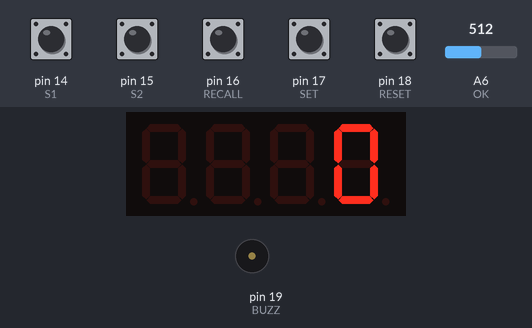
This sketch was run on a simulated Arduino Nano, built with avr-gcc and run on an emulated ATmega328P. Shown: 4-digit seven-segment display, buzzer (waves = sounding, pin HIGH). Wiring (inferred from the names in the program): 4-digit 7-segment display, segments lit when LOW: segments pin 9, pin 13, pin 6, pin 4, pin 3, pin 10, pin 7, pin 5; digit selects pin 8, pin 11, pin 12, pin 2. The test bench sets the inputs (shaded band); at power-on: pin 14 (S1), pin 15 (S2), pin 16 (RECALL), pin 17 (SET), pin 18 (RESET) HIGH, A6 (OK) = 512. The segment pins are drawn as the display they are named for; pins used as bus, display or sensor lines are not drawn.

Above: at 8.5 s.
8.6 s: pin 17 (SET) pulled LOW for 0.15 s
At 9.0 s:
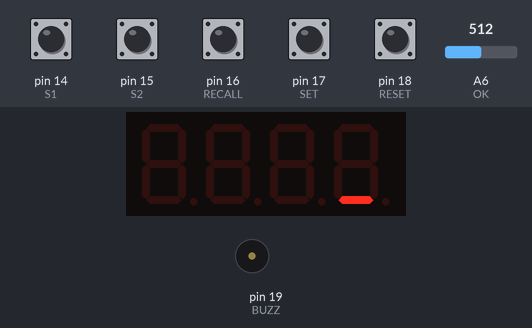
9.3 s: pin 16 (RECALL) pulled LOW for 0.15 s
At 9.8 s:
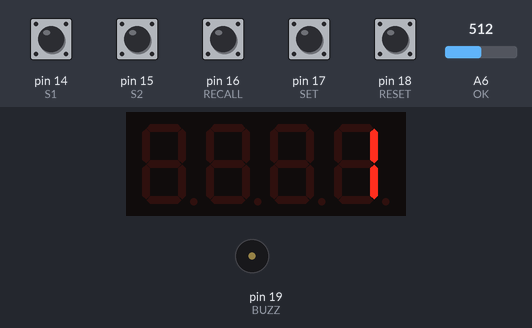
10.0 s: pin 18 (RESET) pulled LOW for 0.15 s
10.7 s: A6 (OK) set to 491
At 11.6 s:
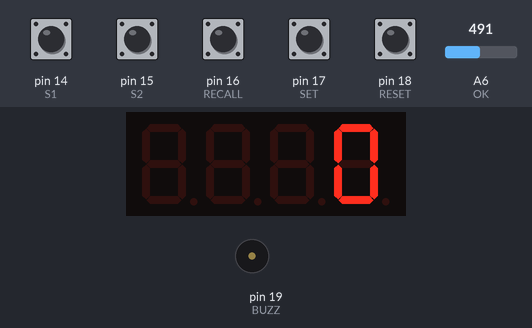
12.2 s: pin 18 (RESET) pulled LOW for 1 s
At 13.7 s:
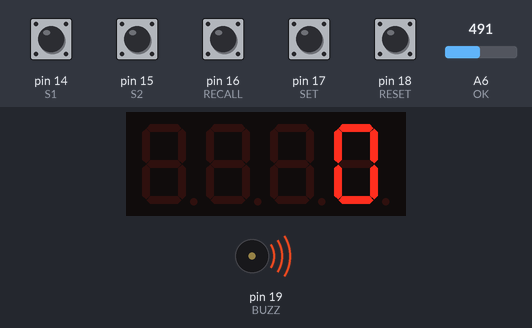
Timing chart, 0 to 15.4 s (numbered marks = the images above; inputs shaded):
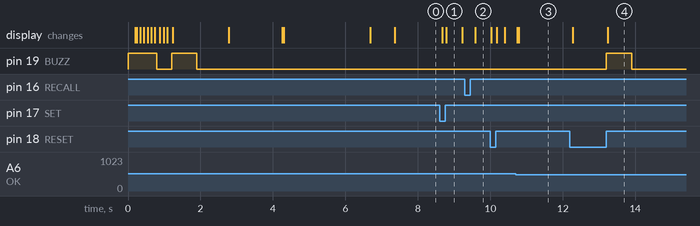

Measured:
- after the input at 8.6 s, the display: first changes after 0.08 s (image 1 shows a later state)
- after the input at 9.3 s, the display: changes after 0.28 s (image 2)
- after the input at 10.7 s, the display: first changes at once (image 3 shows a later state)
- after the input at 12.2 s, pin 19 (BUZZ): LOW → HIGH after 1.0 s, → LOW 0.70 s later; the display: first changes after 0.08 s (image 4 shows a later state)

The sketch:

_30JAN20_IMPROVED_4DIGIT_7SEG_fixed_decimal_2_closedSENSOR_s.ino
```cpp
/*
   2 SEC ALARM
*/

#define S1 14//LEFT SENSOR
#define S2 15//RIGHT SENSOR
//#define TX 2//DISPLAY RX

#define OK A6//reset button
#define SET 17//reset button
#define RESET 18//reset button//seek
#define RECALL 16//RECALL//up
#define BUZZ 19//RECALL//up

#define MOVE 18//reset button//seek
#define UPNUM 16//RECALL//up

//#define len 50.00//46.50f//assume 1 meter// per revolution

#define yes 1//touched
#define no 0//not touched
#define invalid -1//touched not out

#define Ttoggle 400
#define Buzz 700//1000//in ms

#define size_STATE 5

#define th 499

#define LN 12

#define TOUCH LOW
#define nTOUCH HIGH

#define PRESS LOW
#define nPRESS HIGH

#define ON HIGH
#define OFF LOW

#define ADD 1//EEPROM START ADDRESS

#define S 11
#define E 12
#define P 13
#define A 14
#define V 15
#define L 17

//#include<SoftwareSerial.h>
#include<TimerOne.h>
#include<EEPROM.h>

uint32_t timer, toggle;
volatile int32_t count = 0, BUZZtout = 0;
//volatile int8_t state1 = no;//-1 -invalid
//volatile int8_t state2 = no;//-1 -invalid
volatile float len = 50.00f;
volatile float BUZZth = 100.00;

volatile int8_t STATE[size_STATE] = {0, 0, 0, 0, 0}, i = -1; //Record footprint

int32_t old_count = 0;
//The code shows the analog value of a sensor connected to the arduino board.

//The value displayed can range anywhere from 0 to 9999 on a four-digit display.

const int sensorPin = 0; //The analog sensor is connected to analog pin 0 of the arduino

//ABCDEFG,dp
const int numeral[18] = {
  B11111100, //0
  B01100000, //1
  B11011010, //2
  B11110010, //3
  B01100110, //4
  B10110110, //5
  B00111110, //6
  B11100000, //7
  B11111110, //8
  B11100110, //9
  B00010000, //_
  B10110110, //S
  B10011110, //E
  B11001110, //P
  B11101110, //A
  B01111100, //V
  B00000010, //-
  B00011100, //L
};

//pins for decimal point and each segment
//dp, G, F, E, D, C, B, A
const int segmentPins[] = {5, 7, 10, 3, 4, 6, 13, 9};//{2, 3, 4, 5, 6, 7, 8}; //

const int numberofDigits = 4;

const int digitPins[numberofDigits] = {8, 11, 12, 2}; //digits 1, 2, 3, 4

void buzzON() {
  //  pinMode(BUZZ, OUTPUT);
  if (BUZZtout == 0) {
    digitalWrite(BUZZ, HIGH);
    BUZZtout++;
  }
  else if (BUZZtout > 0 && BUZZtout <= Buzz) {
    BUZZtout++;
    //    Serial.println(BUZZtout);
  }
  else {
    digitalWrite(BUZZ, LOW);
  }
}

void buzzOFF() {
  //  pinMode(BUZZ, INPUT_PULLUP);
  digitalWrite(BUZZ, LOW);
  BUZZtout = 0;
}

void STATE_COUNT() {
  //STATES-(A0,A1)-ACTUAL
  //0-(invalid)-
  //1-(H,H)-3+1=4
  //2-(L,H)-1+1=2
  //3-(L,L)-0+1=1
  //4-(H,L)-2+1=3
  volatile uint8_t temp_state = digitalRead(S2);
  temp_state |= digitalRead(S1) << 1;
  temp_state++;
  //Serial.println(temp_state);
  /*if (((i + 1) < size_STATE)&& ()) {
    //record footprint
    if (STATE[i] != temp_state) {
      //record footprint
      i++;
      STATE[i] = temp_state;
    }
    }
    else {
    //check footprint and reset
    for (uint8_t j = 0; j < size_STATE; j++) {
      Serial.print(',');
      Serial.print(STATE[j]);
    }
    Serial.println();
    reset();
    }*/
  //  ((count * len) >= (BUZZth * 100)) ? buzzON() : buzzOFF();//buzzing if crossed over limits

  volatile uint32_t BUZZcount = ((BUZZth * 100) / len);//in cm
  //check for reminder in BUZZth
  //if (((BUZZth * 100.00) > len) ) //if reminder
  //  (count > BUZZcount && count < BUZZcount) ? buzzON() : buzzOFF(); //buzzing if crossed over limits
  //else
  //  (BUZZcount == count) ? buzzON() : buzzOFF(); //buzzing if crossed over limits

  (count == BUZZcount) ? buzzON() : buzzOFF(); //buzzing if crossed over limits

  //  if ((count <= BUZZcount) && ((count + 1) >= BUZZcount))
  //    buzzON();
  //  else
  //    buzzOFF();


  if (temp_state != 4) {
    //record footprint
    if (STATE[i] != temp_state) {
      //record footprint
      i++;
      STATE[i] = temp_state;
    }
  }
  else {
    //check footprint and reset

    //    if (STATE[0] != 0) {
    //      for (uint8_t j = 0; j < size_STATE; j++) {
    //        Serial.print(',');
    //        Serial.print(STATE[j]);
    //      }
    //      Serial.println();
    //    }
    if (STATE[1] == 1) {
      if ((STATE[0] != STATE[2]) && (STATE[3] == 0) && (STATE[4] == 0)) {
        if (STATE[0] == 2) {
          //++
          count++;
          //          Serial.println(count);
        }
        else if (STATE[0] == 3) {
          //--
          if (count > 0)
            count--;
        }
      }
    }
    reset();
  }
}


/*void COUNT() {
  //  Serial.println(F("COUNT"))
  //lcd.setCursor(15, 0);
  //lcd.print(' ');
  ((count * len) >= (BUZZth * 100)) ? buzzON() : buzzOFF();

  if (digitalRead(S1) == TOUCH && state1 == no) { //METAL DETECTED
    //WAIT FOR TO BECOME HIGH
    state1 = yes;
    //    Serial.print(F("A"));
  }
  if (digitalRead(S1) == nTOUCH && state1 == yes) { //METAL DETECTED
    //COUNT
    state1 = invalid;
    //s1 crossed
    //check for stage 2 or out
    Timer1.attachInterrupt(COUNT_2);
    //    Serial.print(F("B"));
  }

  if (digitalRead(S2) == TOUCH && state2 == no) { //METAL DETECTED
    //WAIT FOR TO BECOME HIGH
    state2 = yes;
    //    Serial.print(F("C"));
  }
  if (digitalRead(S2) == nTOUCH && state2 == yes) { //METAL DETECTED
    //COUNT
    state2 = invalid;
    //check for stage 2 or out
    Timer1.attachInterrupt(COUNT_1);
    //    Serial.print(F("D"));
  }
  }

  void COUNT_1() {
  //CROSSED S2
  //COUNT--
  //  Serial.println(F("COUNT1"));
  //lcd.setCursor(15, 0);
  //lcd.print('-');

  if (digitalRead(S1) == TOUCH && state1 == no) { //METAL DETECTED
    //WAIT FOR TO BECOME HIGH
    state1 = yes;
    //    Serial.print(F("A1"));
  }
  if (digitalRead(S1) == nTOUCH && state1 == yes) { //METAL DETECTED
    //COUNT
    state1 = no;
    state2 = no;
    if (count > 0)
      count--;
    //
    //    update('-');
    Timer1.attachInterrupt(COUNT);
    //    Serial.print(F("A2"));
  }

  if (digitalRead(S2) == TOUCH && state2 == invalid) { //METAL DETECTED
    //WAIT FOR TO BECOME HIGH
    state2 = yes;
    //    Serial.print(F("A3"));
  }
  if (digitalRead(S2) == nTOUCH && state2 == yes) { //METAL DETECTED
    //COUNT
    state2 = no;
    //check for stage 2 or out
    Timer1.attachInterrupt(COUNT);
    //    Serial.print(F("A4"));
  }
  }

  void COUNT_2() {//increament count
  //CROSSED S1
  //COUNT++
  //state1 is invalid
  //if s1 crossed then ignore count
  //  Serial.println(F("COUNT2"));
  //lcd.setCursor(15, 0);
  //lcd.print('+');
  if (digitalRead(S1) == TOUCH && state1 == invalid) { //  s1 touched again
    //WAIT FOR TO BECOME HIGH
    state1 = yes;
    //    Serial.print(F("B1"));
  }
  if (digitalRead(S1) == nTOUCH && state1 == yes) { //METAL DETECTED
    //COUNT
    state1 = no;
    //check for stage 2 or out
    Timer1.attachInterrupt(COUNT);
    //    Serial.print(F("B2"));
  }

  //if s2 crossed then count---- tested
  if (digitalRead(S2) == TOUCH && state2 == no) { //s1 touched already then waiting for s2
    //WAIT FOR TO BECOME HIGH
    state2 = yes;
    //    Serial.print(F("B3"));
  }
  if (digitalRead(S2) == nTOUCH && state2 == yes) { //METAL DETECTED
    //COUNT
    reset();
    count++;
    //    update('+');

    //
    Timer1.attachInterrupt(COUNT);
    //    Serial.print(F("B4"));
  }
  }
*/

void setup()
{ pinMode(RESET, INPUT_PULLUP);
  pinMode(RECALL, INPUT_PULLUP);
  pinMode(SET, INPUT_PULLUP);
  pinMode(OK, INPUT_PULLUP);
  pinMode(S1, INPUT_PULLUP);
  pinMode(S2, INPUT_PULLUP);

  pinMode(BUZZ, OUTPUT);
  digitalWrite(BUZZ, OFF);//OFF

  //  Serial.begin(19200);//change-

  //sets the digit pins as outputs
  for (int i = 0; i < numberofDigits; i++)
    pinMode(digitPins[i], OUTPUT);
  //  delay(500);
  digitalWrite(BUZZ, ON);//ON
  for (int i = 0; i < 8; i++) {
    pinMode(segmentPins[i], OUTPUT); //set segment and DP pins to output
    digitalWrite(segmentPins[i], LOW);
    delay(100);
    //    digitalWrite(segmentPins[i], LOW);
    //    delay(100);
  }

  digitalWrite(BUZZ, OFF);//OFF
  //RESET DIGITS TO HIGH AND SEGEMENTS TO LOW
  for (int i = 0; i < numberofDigits; i++) {
    digitalWrite(digitPins[i], HIGH);
    delay(100);
  }
  //read length from eeprom
  EEPROM.get(ADD + 4, BUZZth);
  EEPROM.get(ADD, len);

  Timer1.initialize(1000);//(1000);//(10000);
  Timer1.attachInterrupt(STATE_COUNT);
  timer = millis() / 100;
  while ((millis() / 100) - timer < 1500 / 100) {
    showDigit(A, 0, 7);//S
    showDigit(E, 1, 7);//E
    showDigit(P, 2, 2);//P
    showDigit(L, 3, 3);//S
  }
  timer = millis() / 100;
  while ((millis() / 100) - timer < 1500 / 100) {
    showDigit(S, 0, 0);//S
    showDigit(E, 1, 1);//E
    showDigit(P, 2, 2);//P
    showDigit(S, 3, 3);//S
  }

  timer = millis() / 100;
  while ((millis() / 100) - timer < 1200 / 100) {
    showNumber(len * 100, 1, 0);
  }

  timer = millis() / 100;
  while ((millis() / 100) - timer < 1200 / 100) {
    showNumber(BUZZth * 10, 2, 0);
  }

  timer = millis() / 100;
  while (((millis() / 100) - timer) < 700 / 100) {
    showDigit(16, 0, 5);//-
    showDigit(16, 1, 0);//
    showDigit(16, 2, 0);//
    showDigit(16, 3, 0);//
  }

  //show length then out
  //  Serial.begin(19200);
  //  while (1)
  //    showNumber(1234, 2, 0);
}

void reset() {
  //  state1 = no;
  //  state2 = no;

  i = -1;
  memset(STATE, 0, size_STATE);
}

void loop()
{
  //  int value = analogRead(sensorPin);
  //  showNumber(value);
  //  showNumber(1234);
  //  uint32_t i = 0, timer = millis();
  //  while (i < 9999) {
  //    if ((millis() - timer) >= 10) {
  //      i++;
  //      timer = millis();
  //    }
  //    showNumber(i);
  //  }
  if ((digitalRead(RESET) == PRESS)) {
    while (digitalRead(RESET) == PRESS);
    if (digitalRead(RESET) == nPRESS) {
      Timer1.detachInterrupt();
      //RESET
      if (count != 0)
        old_count = count;
      count = 0;
      BUZZtout = 0;
      //RESET STATE
      //      old_state1 = state1;
      //      old_state2 = state2;
      reset();
      Timer1.attachInterrupt(STATE_COUNT);
    }
  }
  //recall
  if (digitalRead(RECALL) == PRESS) {
    while (digitalRead(RECALL) == PRESS);
    if (digitalRead(RECALL) == nPRESS) {
      Timer1.detachInterrupt();
      //RESET COUNTER
      count = old_count;
      //RESET STATE
      //      state1 = old_state1;
      //      state2 = old_state2;
      Timer1.attachInterrupt(STATE_COUNT);
    }
  }

  if (digitalRead(SET) == PRESS) {
    while (digitalRead(SET) == PRESS);
    if (digitalRead(SET) == nPRESS) {
      Timer1.detachInterrupt();
      uint32_t tout = millis() / 100, OLDlen = len * 100, offset = 1, OLDBUZZth = BUZZth * 10;
      toggle = millis();
      uint8_t pos = 4, page = 1;
      while ((millis() / 100 - tout) < (10000 / 100)) { // && digitalRead(OK) == HIGH) {
        //////////////
        if (digitalRead(SET) == PRESS) {
          while (digitalRead(SET) == PRESS) {
            if (page == 1)
              showNumber(OLDlen, 1, pos);//pos-position of digit to be set from left to right
            else if (page == 2)
              showNumber(OLDBUZZth, 2, pos);//pos-position of digit to be set from left to right
          }
          if (digitalRead(SET) == nPRESS) {
            page == 1 ? page = 2 : page = 1;
            tout = millis() / 100;
          }
        }
        if (digitalRead(MOVE) == PRESS) {
          while (digitalRead(MOVE) == PRESS) {
            if (page == 1)
              showNumber(OLDlen, 1, pos);//pos-position of digit to be set from left to right
            else if (page == 2)
              showNumber(OLDBUZZth, 2, pos);//pos-position of digit to be set from left to right
          }
          if (digitalRead(MOVE) == nPRESS) {
            if (pos < 5)
              pos++;
            if (pos > 4)
              pos = 1;
            tout = millis() / 100;
            offset = 1;
            for (uint8_t i = pos; i < 4; i++) {
              offset *= 10;
            }
          }
          //          showNumber(OLDlen, 1, pos);//pos-position of digit to be set from left to right
        }

        //UPNUM
        if (digitalRead(UPNUM) == PRESS) {
          while (digitalRead(UPNUM) == PRESS) {
            if (page == 1)
              showNumber(OLDlen, 1, pos);//pos-position of digit to be set from left to right
            else if (page == 2)
              showNumber(OLDBUZZth, 2, pos);//pos-position of digit to be set from left to right
          }
          if (digitalRead(UPNUM) == nPRESS) {
            uint32_t temp;
            page == 1 ? (temp = OLDlen / offset) : (temp = OLDBUZZth / offset); //pow(10, (4 - pos));
            //            Serial.println(temp);
            temp %= 10;//pow(10, (4 - pos));
            //            uint8_t temp1 = temp;
            //            Serial.println(temp);
            //            Serial.println(OLDlen);
            if (temp < 9) {
              //              Serial.println((uint32_t)pow(10, (4 - pos)) + 1);
              //              OLDlen = OLDlen + (uint32_t)pow(10, (4 - pos)) + 1;
              page == 1 ? (OLDlen += offset) : (OLDBUZZth += offset);
              //              Serial.print("add");
            }
            else if (temp == 9) {
              //              OLDlen = OLDlen - (9 * ((uint32_t)pow(10, (4 - pos)) + 1));
              page == 1 ? (OLDlen -= (9 * offset)) : (OLDBUZZth -= (9 * offset));
              //              Serial.print("sub");
            }
            //              temp = 0;
            //            OLDlen = temp;
            //            Serial.println(OLDlen);
            tout = millis() / 100;
          }
          //          showNumber(OLDlen * 100, 1, pos);//pos-position of digit to be set from left to right
        }
        //if set low
        if (analogRead(OK) <= th) {
          if (((len * 100 != OLDlen) || (BUZZth * 10 != OLDBUZZth)) && (OLDlen > 0) && (OLDBUZZth > 0)) {
            timer = millis() / 100;
            while (((millis() / 100) - timer) < 1000 / 100) {
              showDigit(S, 0, 5);//S
              showDigit(A, 1, 0);//A
              showDigit(V, 2, 0);//V
              showDigit(E, 3, 0);//E
            }
            if (len * 100 != OLDlen) {
              len = (float)(OLDlen / 100.00);
              EEPROM.put(ADD, len);
              timer = millis() / 100;
              while (((millis() / 100) - timer) < 1000 / 100) {
                showNumber(len * 100, 1, 0);
              }
            }
            if (BUZZth * 10 != OLDBUZZth) {
              BUZZth = (float)(OLDBUZZth / 10.00);
              EEPROM.put(ADD + 4, BUZZth);
              timer = millis() / 100;
              while (((millis() / 100) - timer) < 1000 / 100) {
                showNumber(BUZZth * 10, 2, 0);
              }
            }
            timer = millis() / 100;
            while (((millis() / 100) - timer) < 700 / 100) {
              showDigit(16, 0, 5);//-
              showDigit(16, 1, 0);//
              showDigit(16, 2, 0);//
              showDigit(16, 3, 0);//
            }
          }
          break;
        }
        if (page == 1)
          showNumber(OLDlen, 1, pos);//pos-position of digit to be set from left to right
        else if (page == 2)
          showNumber(OLDBUZZth, 2, pos);//pos-position of digit to be set from left to right
        //        len = (float)(OLDlen / 100.00);
      }
    }
    Timer1.attachInterrupt(STATE_COUNT);
  }
  showNumber((count * len) / 10.00, 2, 0);
}

void showNumber (int number, int dec, int skip)
{
  if (number == 0 && skip == 0) {
    showDigit (0, numberofDigits - 1, dec); //display 0 in the rightmost digit
  }
  if (number > 0 && number <= 9 && skip == 0)
  {
    showDigit(0, 2, 2); //digit + 1);
  }
  for (int digit = numberofDigits - 1; digit >= 0; digit--)
  {
    if (number > 0)
    {
      if (skip != (digit + 1)) {
        showDigit(number % 10, digit, dec);
      }
      else {
        if ((millis() - toggle) > 2 * Ttoggle) {
          //            showDigit(10, digit, dec);
          toggle = millis();
        }
        else if ((millis() - toggle) < Ttoggle) {
          showDigit(number % 10, digit, dec);
          //            toggle = millis();
        }
      }
      number /= 10.00;
      //        number = number / 10.00;
    }
    else if (number == 0) {
      if (skip == (digit + 1)) {
        if ((millis() - toggle) > 2 * Ttoggle) {
          //            showDigit(10, digit, dec);
          toggle = millis();
        }
        else if ((millis() - toggle) < Ttoggle) {
          //            showDigit(number % 10, digit, dec);
          //            toggle = millis();
          showDigit(10, digit, dec);
        }
      }
      //      else
      //        showDigit (0, numberofDigits - 1, dec); //display 0 in the rightmost digit
    }
  }
}
//Displays given number on a 7-segment display at the given digit position
void showDigit (int number, int digit, int dec)
{
  for (int segment = 0; segment < 8; segment++)
  {
    boolean isBitSet = bitRead(numeral[number], segment);

    isBitSet = ! isBitSet; //remove this line if common cathode display
    digitalWrite(segmentPins[segment], isBitSet);
    if (digit == dec)
      digitalWrite(segmentPins[0], 0);
  }
  digitalWrite(digitPins[digit], 0);
  delayMicroseconds(5000);
  digitalWrite(digitPins[digit], 1);
}
```
